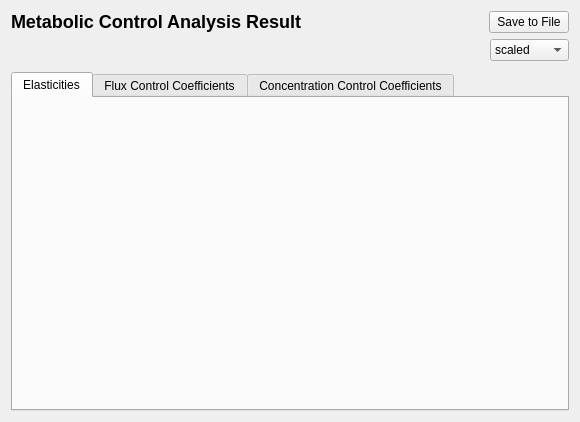
<?xml version="1.0" encoding="UTF-8"?>
<ui version="4.0">
<comment> Begin CVS Header </comment>
<comment>   $Source: /fs/turing/cvs/copasi_dev/copasi/UI/CMCAResultSubwidget.ui,v $ </comment>
<comment>   $Revision: 1.12 $ </comment>
<comment>   $Name: Build-33 $ </comment>
<comment>   $Author: pwilly $ </comment>
<comment>   $Date: 2010/04/02 16:15:20 $ </comment>
<comment> End CVS Header </comment>

<comment> Copyright (C) 2010 by Pedro Mendes, Virginia Tech Intellectual </comment>
<comment> Properties, Inc., University of Heidelberg, and The University </comment>
<comment> of Manchester. </comment>
<comment> All rights reserved. </comment>

 <class>CMCAResultSubwidget</class>
 <widget class="CopasiWidget" name="CMCAResultSubwidget">
  <property name="geometry">
   <rect>
    <x>0</x>
    <y>0</y>
    <width>580</width>
    <height>422</height>
   </rect>
  </property>
  <property name="windowTitle">
   <string>MCA Result Window</string>
  </property>
  <layout class="QVBoxLayout" name="verticalLayout">
   <item>
    <layout class="QHBoxLayout" name="horizontalLayout">
     <item>
      <widget class="QLabel" name="mpLblResult">
       <property name="sizePolicy">
        <sizepolicy hsizetype="MinimumExpanding" vsizetype="Preferred">
         <horstretch>0</horstretch>
         <verstretch>0</verstretch>
        </sizepolicy>
       </property>
       <property name="text">
        <string>&lt;!DOCTYPE HTML PUBLIC &quot;-//W3C//DTD HTML 4.0//EN&quot; &quot;http://www.w3.org/TR/REC-html40/strict.dtd&quot;&gt;
&lt;html&gt;&lt;head&gt;&lt;meta name=&quot;qrichtext&quot; content=&quot;1&quot; /&gt;&lt;style type=&quot;text/css&quot;&gt;
p, li { white-space: pre-wrap; }
&lt;/style&gt;&lt;/head&gt;&lt;body style=&quot; font-family:'Lucida Grande'; font-size:13pt; font-weight:400; font-style:normal;&quot;&gt;
&lt;p style=&quot; margin-top:16px; margin-bottom:12px; margin-left:0px; margin-right:0px; -qt-block-indent:0; text-indent:0px;&quot;&gt;&lt;span style=&quot; font-size:x-large; font-weight:600;&quot;&gt;Metabolic Control Analysis Result&lt;/span&gt;&lt;/p&gt;&lt;/body&gt;&lt;/html&gt;</string>
       </property>
      </widget>
     </item>
     <item>
      <widget class="QPushButton" name="mSaveButton">
       <property name="sizePolicy">
        <sizepolicy hsizetype="Fixed" vsizetype="Fixed">
         <horstretch>0</horstretch>
         <verstretch>0</verstretch>
        </sizepolicy>
       </property>
       <property name="text">
        <string>Save to File</string>
       </property>
      </widget>
     </item>
    </layout>
   </item>
   <item>
    <layout class="QHBoxLayout">
     <item>
      <widget class="QLabel" name="mTopLabel">
       <property name="text">
        <string/>
       </property>
       <property name="wordWrap">
        <bool>false</bool>
       </property>
      </widget>
     </item>
     <item>
      <widget class="QComboBox" name="mComboScale">
       <property name="sizePolicy">
        <sizepolicy hsizetype="Fixed" vsizetype="Fixed">
         <horstretch>0</horstretch>
         <verstretch>0</verstretch>
        </sizepolicy>
       </property>
       <item>
        <property name="text">
         <string>scaled</string>
        </property>
       </item>
       <item>
        <property name="text">
         <string>unscaled</string>
        </property>
       </item>
      </widget>
     </item>
    </layout>
   </item>
   <item>
    <spacer name="verticalSpacer">
     <property name="orientation">
      <enum>Qt::Vertical</enum>
     </property>
     <property name="sizeType">
      <enum>QSizePolicy::Fixed</enum>
     </property>
     <property name="sizeHint" stdset="0">
      <size>
       <width>20</width>
       <height>5</height>
      </size>
     </property>
    </spacer>
   </item>
   <item>
    <widget class="QTabWidget" name="mTabWidget">
     <widget class="QWidget" name="tab">
      <attribute name="title">
       <string>Elasticities</string>
      </attribute>
      <layout class="QHBoxLayout">
       <property name="margin">
        <number>0</number>
       </property>
       <item>
        <widget class="CQArrayAnnotationsWidget" name="mpArrayElasticities" native="true"/>
       </item>
      </layout>
     </widget>
     <widget class="QWidget" name="tab">
      <attribute name="title">
       <string>Flux Control Coefficients</string>
      </attribute>
      <layout class="QHBoxLayout">
       <property name="margin">
        <number>0</number>
       </property>
       <item>
        <widget class="CQArrayAnnotationsWidget" name="mpArrayFCC" native="true"/>
       </item>
      </layout>
     </widget>
     <widget class="QWidget" name="TabPage">
      <attribute name="title">
       <string>Concentration Control Coefficients</string>
      </attribute>
      <layout class="QHBoxLayout">
       <property name="margin">
        <number>0</number>
       </property>
       <item>
        <widget class="CQArrayAnnotationsWidget" name="mpArrayCCC" native="true"/>
       </item>
      </layout>
     </widget>
    </widget>
   </item>
  </layout>
 </widget>
 <layoutdefault spacing="6" margin="11"/>
 <customwidgets>
  <customwidget>
   <class>CQArrayAnnotationsWidget</class>
   <extends>QWidget</extends>
   <header>CQArrayAnnotationsWidget.h</header>
  </customwidget>
  <customwidget>
   <class>CopasiWidget</class>
   <extends>QWidget</extends>
   <header>copasiWidget.h</header>
   <container>1</container>
  </customwidget>
 </customwidgets>
 <includes>
  <include location="local">CQArrayAnnotationsWidget.h</include>
  <include location="local">CQArrayAnnotationsWidget.h</include>
  <include location="local">CQArrayAnnotationsWidget.h</include>
 </includes>
 <resources/>
 <connections>
  <connection>
   <sender>mComboScale</sender>
   <signal>activated(int)</signal>
   <receiver>CMCAResultSubwidget</receiver>
   <slot>slotScaled()</slot>
   <hints>
    <hint type="sourcelabel">
     <x>20</x>
     <y>20</y>
    </hint>
    <hint type="destinationlabel">
     <x>20</x>
     <y>20</y>
    </hint>
   </hints>
  </connection>
  <connection>
   <sender>mSaveButton</sender>
   <signal>clicked()</signal>
   <receiver>CMCAResultSubwidget</receiver>
   <slot>slotSave()</slot>
   <hints>
    <hint type="sourcelabel">
     <x>20</x>
     <y>20</y>
    </hint>
    <hint type="destinationlabel">
     <x>20</x>
     <y>20</y>
    </hint>
   </hints>
  </connection>
 </connections>
</ui>
